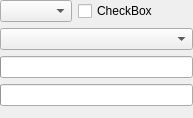
<?xml version="1.0" encoding="UTF-8"?>
<ui version="4.0">
 <class>OutlineForm</class>
 <widget class="QWidget" name="OutlineForm">
  <property name="geometry">
   <rect>
    <x>0</x>
    <y>0</y>
    <width>193</width>
    <height>118</height>
   </rect>
  </property>
  <layout class="QVBoxLayout" name="verticalLayout">
   <property name="margin">
    <number>0</number>
   </property>
   <item>
    <layout class="QHBoxLayout" name="horizontalLayout">
     <item>
      <widget class="ptChoice" name="OverlayMode"/>
     </item>
     <item>
      <widget class="ptCheck" name="ImageOnTop">
       <property name="text">
        <string notr="true">CheckBox</string>
       </property>
      </widget>
     </item>
     <item>
      <spacer name="horizontalSpacer">
       <property name="orientation">
        <enum>Qt::Horizontal</enum>
       </property>
       <property name="sizeHint" stdset="0">
        <size>
         <width>40</width>
         <height>20</height>
        </size>
       </property>
      </spacer>
     </item>
    </layout>
   </item>
   <item>
    <widget class="ptChoice" name="GradientMode"/>
   </item>
   <item>
    <widget class="ptInput" name="ColorWeight"/>
   </item>
   <item>
    <widget class="ptInput" name="BlurRadius"/>
   </item>
   <item>
    <widget class="ptCurveWindow" name="Curve" native="true"/>
   </item>
  </layout>
 </widget>
 <customwidgets>
  <customwidget>
   <class>ptCheck</class>
   <extends>QCheckBox</extends>
   <header>ptCheck.h</header>
  </customwidget>
  <customwidget>
   <class>ptInput</class>
   <extends>QProgressBar</extends>
   <header>ptInput.h</header>
  </customwidget>
  <customwidget>
   <class>ptChoice</class>
   <extends>QComboBox</extends>
   <header location="global">ptChoice.h</header>
  </customwidget>
  <customwidget>
   <class>ptCurveWindow</class>
   <extends>QWidget</extends>
   <header location="global">ptCurveWindow.h</header>
   <container>1</container>
  </customwidget>
 </customwidgets>
 <resources/>
 <connections/>
</ui>
